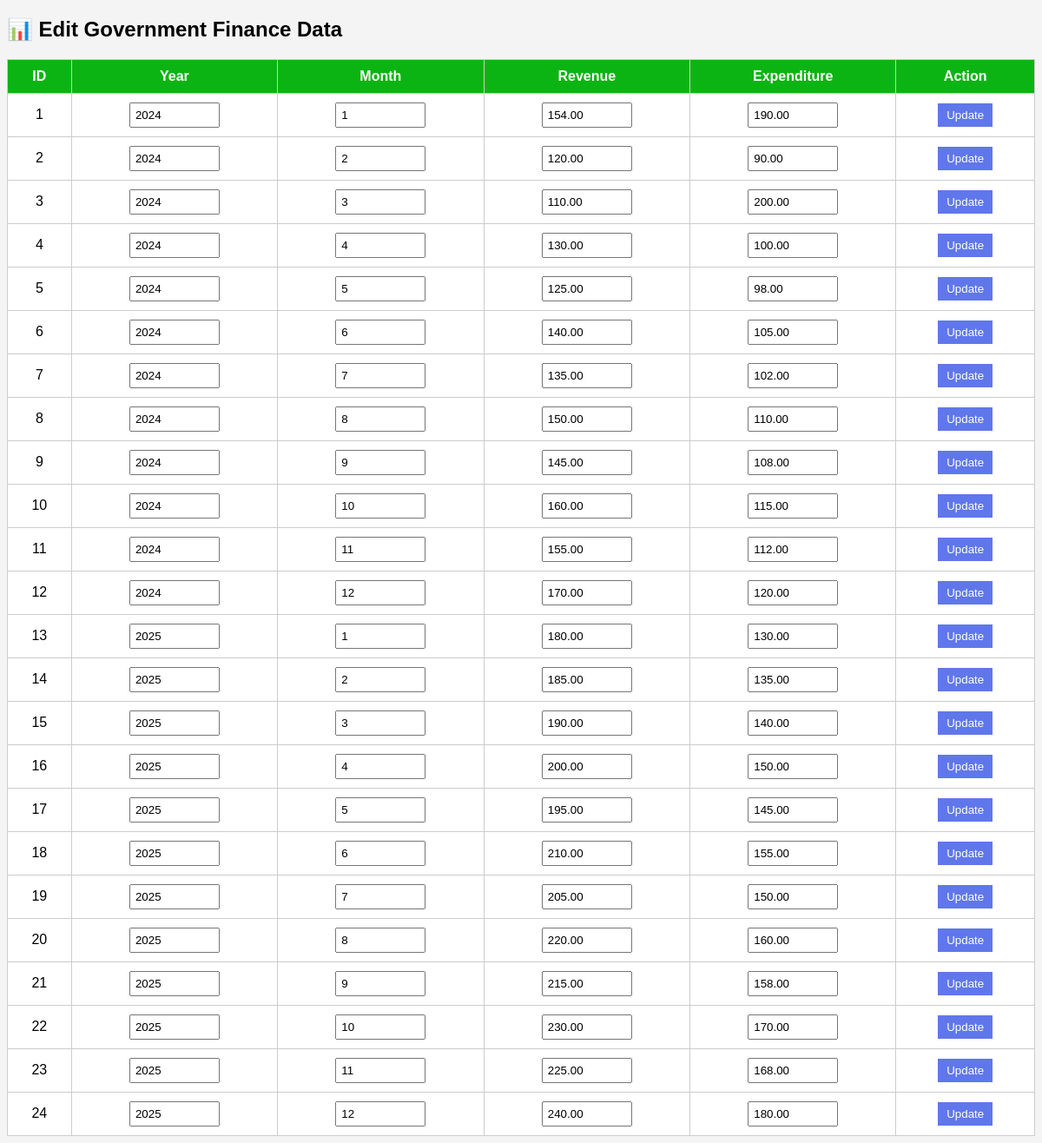
The page /edit_finances.php on the database its author committed.
### tables this page shows
CREATE TABLE `finances` (
  `id` int(11) NOT NULL,
  `year` int(11) NOT NULL,
  `month` int(11) NOT NULL,
  `revenue` decimal(12,2) NOT NULL,
  `expenditure` decimal(12,2) NOT NULL,
  `created_at` timestamp NOT NULL DEFAULT current_timestamp()
);

### edit_finances.php (the view, shortened to what this page needs)
<?php
$conn = new mysqli("localhost", "root", "", "gov_finance");
$result = $conn->query("SELECT * FROM finances ORDER BY year, month");
?>
<!DOCTYPE html>
<html>
<head>
</head>
<body>
<h2>📊 Edit Government Finance Data</h2>
<table>
<tr>
    <th>ID</th>
    <th>Year</th>
    <th>Month</th>
    <th>Revenue</th>
    <th>Expenditure</th>
    <th>Action</th>
</tr>
<?php while($row = $result->fetch_assoc()): ?>
<tr>
<form action="update.php" method="POST">
    <td><?php echo $row['id']; ?></td>
    <td>
        <input type="number" name="year" value="<?php echo $row['year']; ?>" required>
    </td>
    <td>
        <input type="number" name="month" value="<?php echo $row['month']; ?>" min="1" max="12" required>
    </td>
    <td>
        <input type="number" name="revenue" value="<?php echo $row['revenue']; ?>" required>
    </td>
    <td>
        <input type="number" name="expenditure" value="<?php echo $row['expenditure']; ?>" required>
    </td>
    <td>
        <button type="submit">Update</button>
    </td>
</form>
</tr>
<?php endwhile; ?>
</table>
</body>
</html>

### edit_finances.php (style rules this page uses)
body { font-family: Arial; background: #f4f4f4; }
table { border-collapse: collapse; width: 100%; background: white; }
th, td { padding: 10px; border: 1px solid #ccc; text-align: center; }
th { background: #0cb413; color: white; }
input { width: 90px; padding: 5px; }
button { padding: 6px 10px; background: #6077eb; color: white; border: none; }

### rows shown on the page
finances: id "1", year "2024", month "1", revenue "154.00", expenditure "190.00"
finances: id "2", year "2024", month "2", revenue "120.00", expenditure "90.00"
finances: id "3", year "2024", month "3", revenue "110.00", expenditure "200.00"
finances: id "4", year "2024", month "4", revenue "130.00", expenditure "100.00"
finances: id "5", year "2024", month "5", revenue "125.00", expenditure "98.00"
finances: id "6", year "2024", month "6", revenue "140.00", expenditure "105.00"
finances: id "7", year "2024", month "7", revenue "135.00", expenditure "102.00"
finances: id "8", year "2024", month "8", revenue "150.00", expenditure "110.00"
finances: id "9", year "2024", month "9", revenue "145.00", expenditure "108.00"
finances: id "10", year "2024", month "10", revenue "160.00", expenditure "115.00"
finances: id "11", year "2024", month "11", revenue "155.00", expenditure "112.00"
finances: id "12", year "2024", month "12", revenue "170.00", expenditure "120.00"
finances: id "13", year "2025", month "1", revenue "180.00", expenditure "130.00"
finances: id "14", year "2025", month "2", revenue "185.00", expenditure "135.00"
finances: id "15", year "2025", month "3", revenue "190.00", expenditure "140.00"
finances: id "16", year "2025", month "4", revenue "200.00", expenditure "150.00"
finances: id "17", year "2025", month "5", revenue "195.00", expenditure "145.00"
finances: id "18", year "2025", month "6", revenue "210.00", expenditure "155.00"
finances: id "19", year "2025", month "7", revenue "205.00", expenditure "150.00"
finances: id "20", year "2025", month "8", revenue "220.00", expenditure "160.00"
finances: id "21", year "2025", month "9", revenue "215.00", expenditure "158.00"
finances: id "22", year "2025", month "10", revenue "230.00", expenditure "170.00"
finances: id "23", year "2025", month "11", revenue "225.00", expenditure "168.00"
finances: id "24", year "2025", month "12", revenue "240.00", expenditure "180.00"
